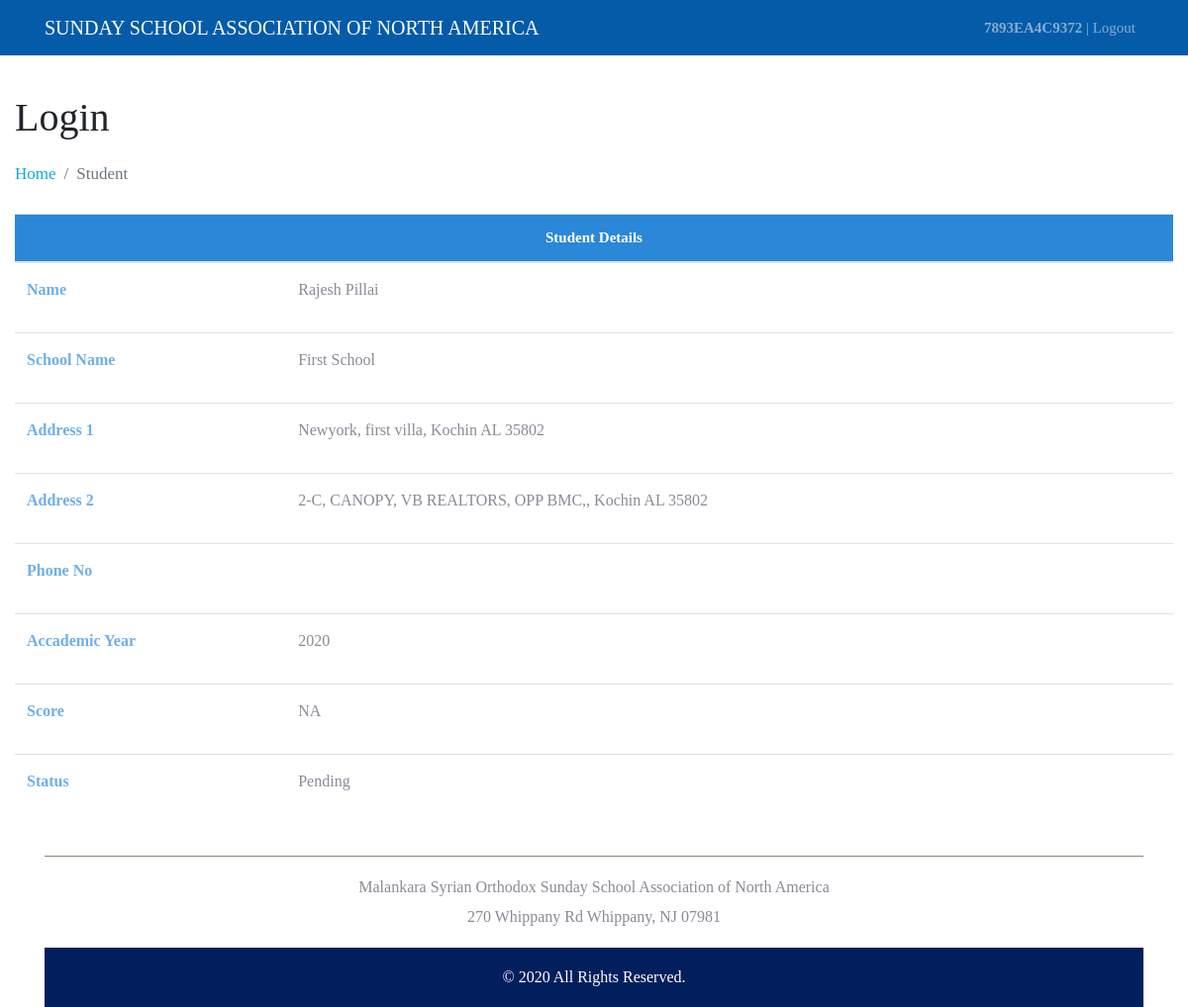
/2/ (signed in), run on the app's committed database.
### exam/models.py (models this page shows, shortened)
class User(AbstractUser):
    is_student = models.BooleanField(default=False)
    email = models.EmailField(unique=True)

class Student(models.Model):
    user = models.OneToOneField(User, on_delete=models.CASCADE,)
    school = models.ForeignKey(School, on_delete=models.CASCADE, related_name='school')
    gender = models.CharField(max_length=10, default='')
    age = models.IntegerField( default=0)
    address = models.CharField(max_length=255, default='')
    address2 = models.CharField(max_length=255, default='')
    city = models.CharField(max_length=255, default='')
    state = models.CharField(max_length=255, default='')
    zipcode = models.IntegerField( default=0)
    phoneno = models.CharField( default='', max_length=15,)
    score = models.IntegerField(default=0)
    accademicYear = models.IntegerField( default=0)
    is_approved = models.BooleanField(default=False)
    status = models.IntegerField( default=0)

class School(models.Model):
    name = models.CharField(max_length=255)
    description = models.CharField(max_length=255)
    is_active = models.BooleanField(default=False)

### exam/views/teacher.py (the view)
# urls.py: url(r'^(?P<pk>[-\w]+)/$', StudentDetails.as_view(), name='student'),
@method_decorator([login_required], name='dispatch')
class StudentDetails(DetailView):
    context_object_name = 'students_details'
    model = Student
    template_name = 'teachers/details.html'
    def get_context_data(self, **kwargs):
        context = super().get_context_data(**kwargs)
        context['test'] = 'Test Context passing'
        return context

### templates/teachers/details.html (shortened to what this page needs)
{% extends 'baseexam.html' %}
{% block style %}
{% load static %}
<link href="{% static 'css/students.css' %}" rel="stylesheet">
{% endblock %}
{% block content %}
  <div style="min-height: 55vh;">
<br>
<div class="row">
  <h1 class="header-title mt-3">Login</h1>
  {% include 'includes/breadcrumb.html' %}
  <div class="col-12">
    <table class="table">
    <thead class="table-heading">
      <tr>
      <th colspan="2">Student Details</th>
    </tr>
    </thead>
    <tbody>
      <tr style="text-align: left;">
        <td><p class="row-rightside">Name</p></td>
        <td ><p>{{students_details.user.first_name}} {{students_details.user.last_name}}</p></td>
    <tr style="text-align: left;">
      <td><p class="row-rightside">School Name</p></td>
      <td><p>{{students_details.school.name}}</p></td>
    </tr>
    <tr style="text-align: left;">
      <td><p class="row-rightside">Address 1</p></td>
      <td><p>{{students_details.address}}, {{students_details.city}} {{students_details.state}} {{students_details.zipcode}}</p></td>
    </tr>
    <tr style="text-align: left;">
      <td><p class="row-rightside">Address 2</p></td>
      <td><p>{{students_details.address2}}, {{students_details.city}} {{students_details.state}} {{students_details.zipcode}}</p></td>
    </tr>
    <tr style="text-align: left;">
      <td><p class="row-rightside">Phone No</p></td>
      <td><p>{{students_details.phoneno}}</p></td>
    </tr>
    <tr style="text-align: left;">
      <td><p class="row-rightside">Accademic Year</p></td>
      <td><p>{{students_details.accademicYear}}</p></td>
    </tr>
    <tr style="text-align: left;">
      <td><p class="row-rightside">Score</p></td>
      <td>{% if students_details.score == 0	%}
        <p>NA</p>
        {% else %}
        <p>{{students_details.score}}</p>
        {% endif %}
      </td>
    </tr>
    <tr style="text-align: left;">
      <td><p class="row-rightside">Status</p></td>
      <td>{% if students_details.status == 0	%}
        <p>Pending</p>
      {% elif students_details.status == 1 %}
        <p>Approved</p>
      {% else %}
      <p>Rejected</p>
      {% endif %}</td></td>
    </tr>
  </tbody>
    </table>
  </div>
</div>
{% endblock %}

### templates/includes/navexam.html (shortened to what this page needs)
{% with url_name=request.resolver_match.url_name %}
<nav class="navbar navbar-expand-lg navbar-dark bg-brown static-top" style="background-color: #045ba8 !important;">
    <div class="container">
        <a class="navbar-brand" href="{% url 'home' %}">SUNDAY SCHOOL ASSOCIATION OF NORTH AMERICA </a>
        <div class="collapse navbar-collapse" id="navbarResponsive">
            <ul class="navbar-nav ml-auto">
                {% if user.is_authenticated %}
                <li class="nav-item">
                     <a class="nav-link {% if url_name == 'studentlogout' %} active {% endif %}"
                        href="{% url 'studentlogout' %}"> <strong>{{ user.username }}</strong> | Logout</a>
                </li>
                {% endif %}
            </ul>
        </div>
    </div>
</nav>
{% endwith %}

### static/css/app-sample.css (style rules this page uses)
body { font-family:HelveticaNowText-Regular; position:relative; font-weight:400; font-size:15px }
ul { padding:0; margin:0 }
li { list-style:none }
p { font-size:16px; line-height:30px; color:#898b96; font-weight:300 }
a { color:#0bacd3 }
.col-1, .col-2, .col-3, .col-4, .col-5, .col-6, .col-7, .col-8, .col-9, .col-10, .col-11, .col-12, .col, .col-auto, .col-sm-1, .col-sm-2, .col-sm-3, .col-sm-4, .col-sm-5, .col-sm-6, .col-sm-7, .col-sm-8, .col-sm-9, .col-sm-10, .col-sm-11, .col-sm-12, .col-sm, .col-sm-auto, .col-md-1, .col-md-2, .col-md-3, .col-md-4, .col-md-5, .col-md-6, .col-md-7, .col-md-8, .col-md-9, .col-md-10, .col-md-11, .col-md-12, .col-md, .col-md-auto, .col-lg-1, .col-lg-2, .col-lg-3, .col-lg-4, .col-lg-5, .col-lg-6, .col-lg-7, .col-lg-8, .col-lg-9, .col-lg-10, .col-lg-11, .col-lg-12, .col-lg, .col-lg-auto, .col-xl-1, .col-xl-2, .col-xl-3, .col-xl-4, .col-xl-5, .col-xl-6, .col-xl-7, .col-xl-8, .col-xl-9, .col-xl-10, .col-xl-11, .col-xl-12, .col-xl, .col-xl-auto { padding-left: 0px; padding-right: 0px; }
.bg-brown { background-color: #7f5604 !important }

### static/css/students.css (style rules this page uses)
.row-rightside { font-weight: bold; color:#71afe5; }
.table-heading { background-color: #2b88d8!important; font-weight: bold; color: white; }

### data on the page
User: username "7893EA4C9372"
Student: user.first_name "Rajesh", user.last_name "Pillai", school.name "First School", address "Newyork, first villa", city "Kochin", state "AL", zipcode "35802", address2 "2-C, CANOPY, VB REALTORS, OPP BMC,", accademicYear "2020"

### other printed values
{{ url_name|title }} "Student"
